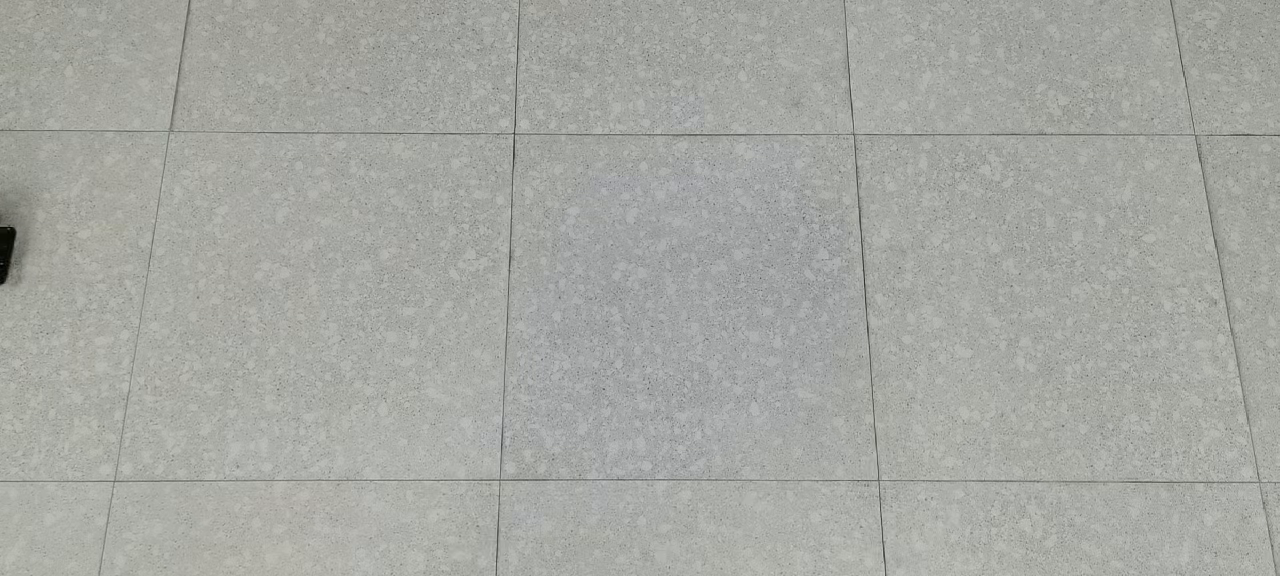
#> input picture frame 33 of CV/test_video.mp4, 1280 x 576 px
$ python step1_calibrate.py
#> lines starting #> are read from the running program, lines starting #| are printed output that depends on the picture
import cv2
import json
import numpy as np

# 存储鼠标点击的像素坐标
clicked_points = []

def mouse_callback(event, x, y, flags, param):
    global clicked_points
    if event == cv2.EVENT_LBUTTONDOWN:
        if len(clicked_points) < 4:
            clicked_points.append([x, y])
            print(f"已记录点 {len(clicked_points)}: [{x}, {y}]")

            # 在图上画圆点
            cv2.circle(frame_disp, (x, y), 5, (0, 0, 255), -1)
            # 连线
            if len(clicked_points) > 1:
                cv2.line(frame_disp, tuple(clicked_points[-2]), tuple(clicked_points[-1]), (0, 255, 255), 2)
            # 第4个点闭合矩形
            if len(clicked_points) == 4:
                cv2.line(frame_disp, tuple(clicked_points[3]), tuple(clicked_points[0]), (0, 255, 255), 2)

            cv2.imshow("Calibration - Click 4 points (TL, TR, BR, BL)", frame_disp)

if __name__ == "__main__":
    video_path = "test_video.mp4"
    cap = cv2.VideoCapture(video_path)
    ret, frame = cap.read()
#> frame is the input picture: shape (576, 1280, 3); mean B, G, R 162.1, 167.3, 165.6
    if not ret:
        print("无法读取视频，请检查路径！")
        exit()

    frame_disp = frame.copy()
    cv2.putText(frame_disp, "Click 4 corners: 1.Top-Left -> 2.Top-Right -> 3.Bot-Right -> 4.Bot-Left",
                (30, 50), cv2.FONT_HERSHEY_SIMPLEX, 0.8, (0, 255, 0), 2)
    cv2.putText(frame_disp, "Press 'Q' to save and exit after clicking.",
                (30, 90), cv2.FONT_HERSHEY_SIMPLEX, 0.8, (0, 255, 0), 2)
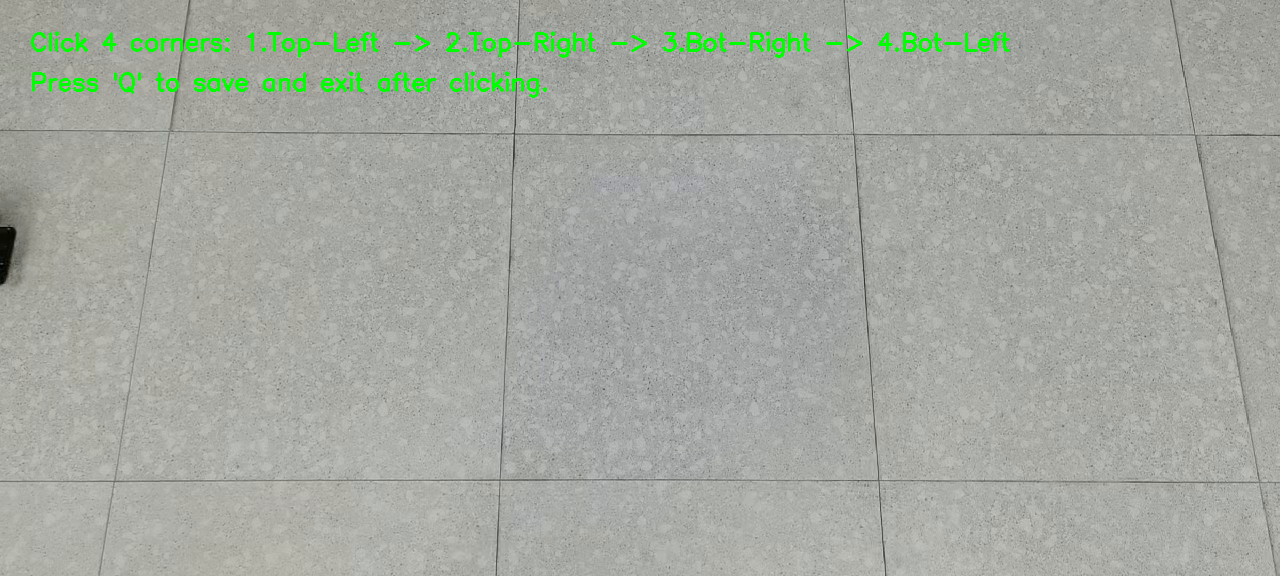
#> frame_disp: shape (576, 1280, 3); mean B, G, R 160.3, 168.4, 163.7

    cv2.imshow("Calibration - Click 4 points (TL, TR, BR, BL)", frame_disp)
    cv2.setMouseCallback("Calibration - Click 4 points (TL, TR, BR, BL)", mouse_callback)

    while True:
        if cv2.waitKey(1) & 0xFF == ord('q'):
#> (key q is pressed here)
            break

    cap.release()
    cv2.destroyAllWindows()

    if len(clicked_points) == 4:
        with open('calibration_config.json', 'w') as f:
            json.dump(clicked_points, f)
        print("\n✅ 标定成功！坐标已保存至 calibration_config.json。现在可以运行主测速程序了。")
    else:
        print("\n❌ 标定失败：没有点齐 4 个点。请重新运行。")

$ run again, starting later in the video
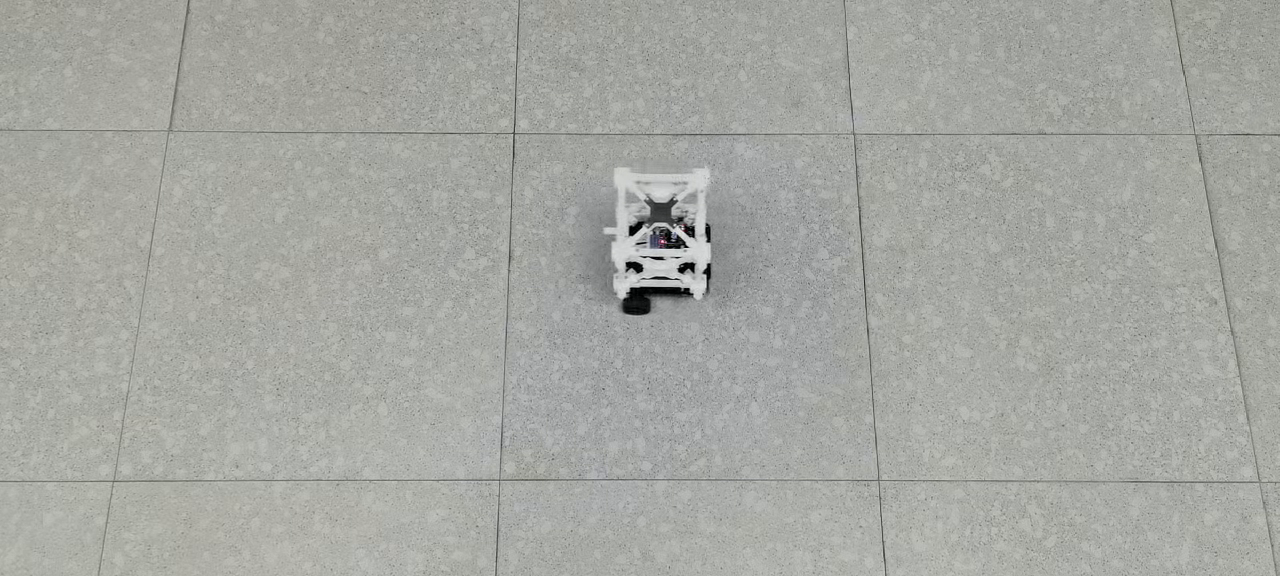
#> input picture frame 149 of CV/test_video.mp4, 1280 x 576 px
#> frame is the input picture: shape (576, 1280, 3); mean B, G, R 161.8, 167, 165.3
#> `cv2.putText(frame_disp, "Press 'Q' to save and exit after clicking.", ..`:
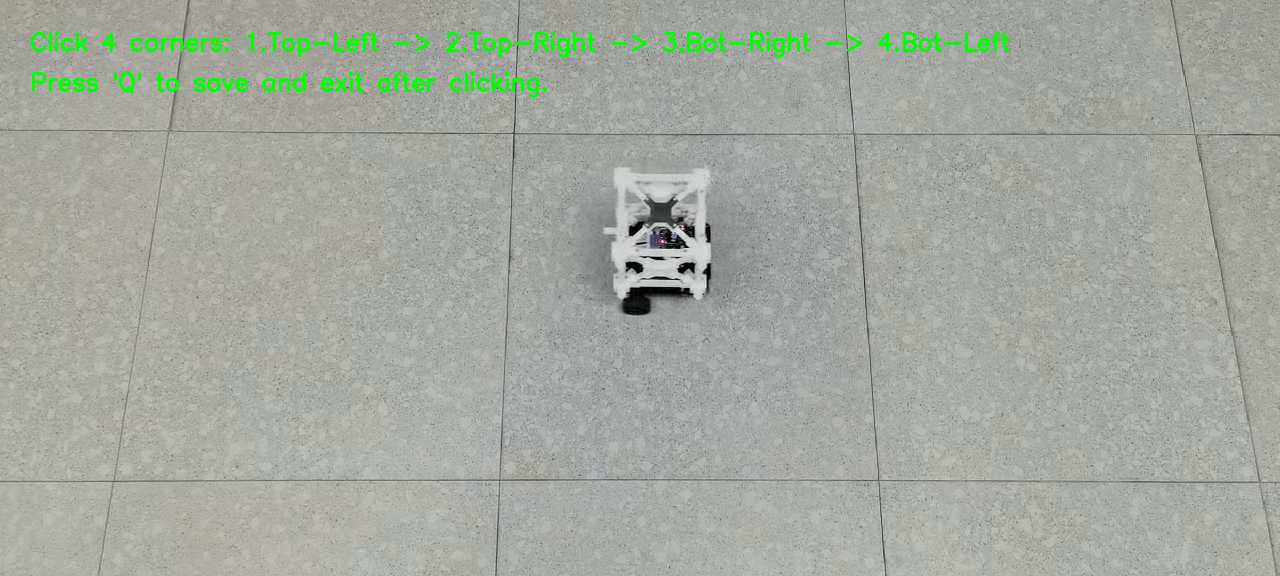
#> frame_disp: shape (576, 1280, 3); mean B, G, R 160, 168.1, 163.5

$ run again, starting later in the video
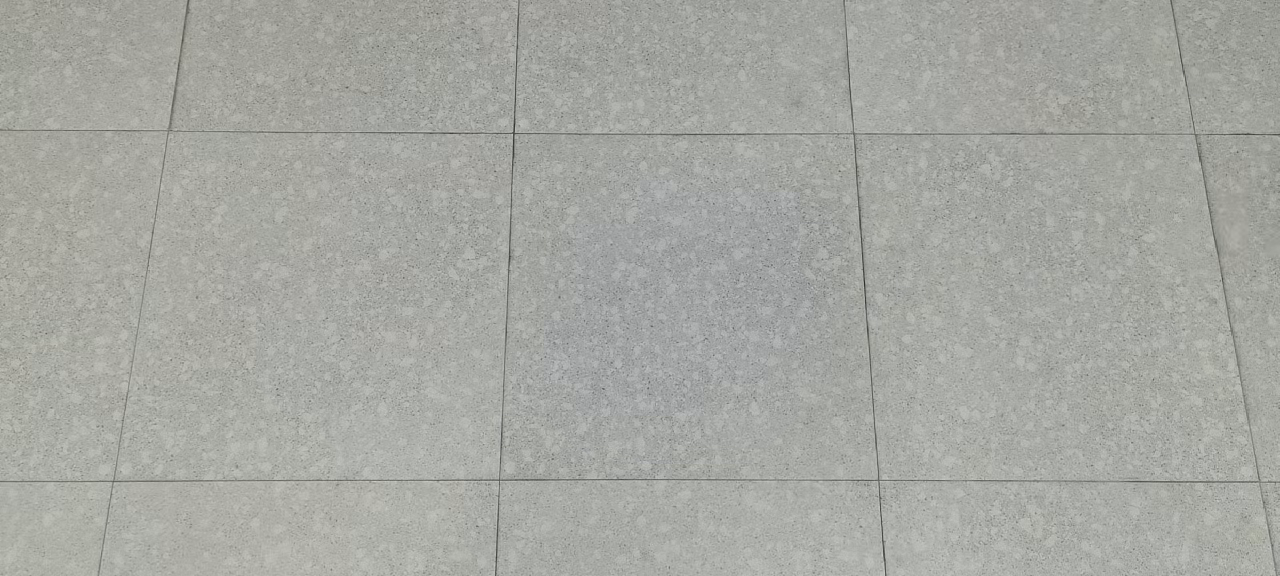
#> input picture frame 266 of CV/test_video.mp4, 1280 x 576 px
#> frame is the input picture: shape (576, 1280, 3); mean B, G, R 161.7, 167.2, 165.7
#> `cv2.putText(frame_disp, "Press 'Q' to save and exit after clicking.", ..`:
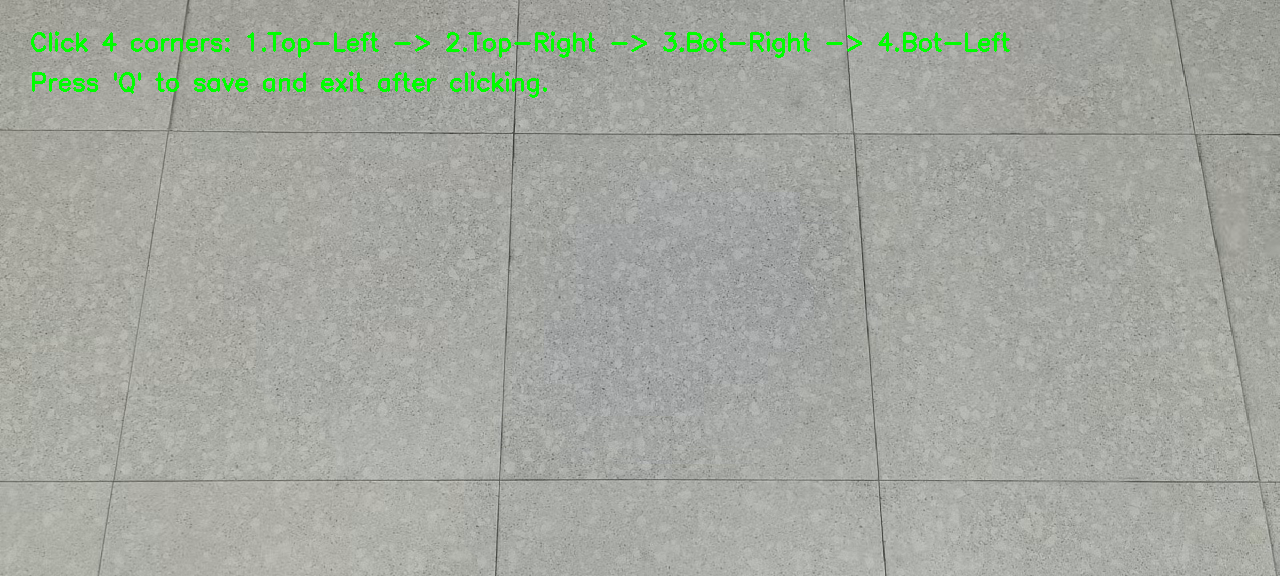
#> frame_disp: shape (576, 1280, 3); mean B, G, R 159.9, 168.3, 163.8
